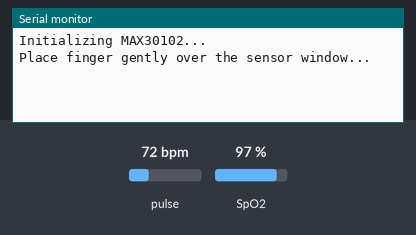
The sketch below on a simulated ESP32. Shown: the last lines printed to the serial monitor. The inputs (shaded band) are chosen by the test bench; at power-on: pulse 72 bpm, SpO2 97 %.

Above: at 1.5 s.
1.6 s: pulse set to 42 bpm
At 2.8 s:
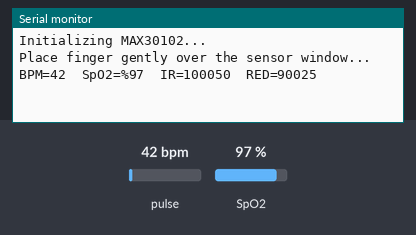
5.9 s: SpO2 set to 80 %
At 7.2 s:
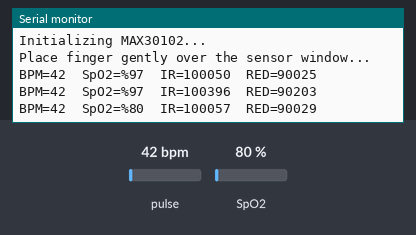
7.4 s: pulse set to 70 bpm
At 9.8 s:
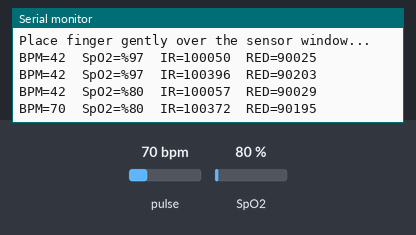
Timing chart, 0 to 11.3 s (numbered marks = the images above; inputs shaded):
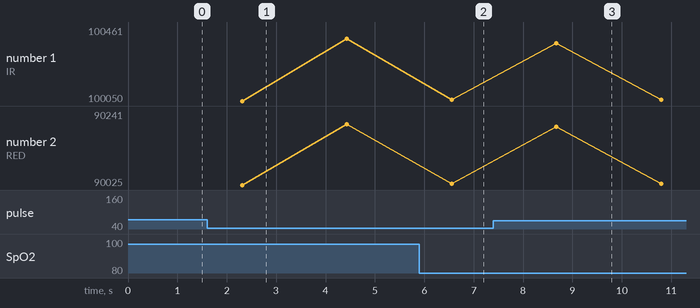

Measured:
- after the input at 1.6 s, the serial monitor: prints a new line after 0.71 s (image 1)
- after the input at 5.9 s, the serial monitor: prints a new line after 0.65 s (image 2)
- after the input at 7.4 s, the serial monitor: prints a new line after 1.3 s (image 3)
- plotted number 1: 100057 → 100461 after the input at 7.4 s
- plotted number 2: 90029 → 90241 after the input at 7.4 s

The sketch:

MAX_sensor.ino
```cpp
// MAX30102 on ESP32 (your pins): SDA=D4, SCL=D15
// Libraries: SparkFun MAX3010x Sensor Library (includes MAX30105.h, heartRate.h, spo2_algorithm.h)

#include <Wire.h>
#include "MAX30105.h"
#include "heartRate.h"
#include "spo2_algorithm.h"

MAX30105 sensor;

// Buffers for SpO2 algorithm
const int32_t N = 100;          // samples per calculation (~0.5s at 200 Hz)
uint32_t irBuf[N], redBuf[N];

int32_t spo2, heartRate;
int8_t validSPO2, validHR;

void setup() {
  Serial.begin(115200);
  delay(300);

  // Your working I2C pins
  Wire.begin(4, 15);            // SDA=D4, SCL=D15

  Serial.println("Initializing MAX30102...");
  if (!sensor.begin(Wire, I2C_SPEED_STANDARD)) {
    Serial.println("MAX30102 not found. Check wiring (VIN=3V3, GND, SDA=D4, SCL=D15).");
    while (1) { delay(1000); }
  }

  // Sensor configuration (good stable defaults)
  byte ledBrightness = 0x1F;    // LED current (0x02..0xFF). Increase if signal low.
  byte sampleAvg     = 4;       // 1,2,4,8,16,32
  byte ledMode       = 2;       // 1=Red only, 2=Red+IR (needed for SpO2)
  int  sampleRate    = 200;     // 50..3200 (Hz). 200 is a good start.
  int  pulseWidth    = 411;     // 69,118,215,411 (higher = more SNR)
  int  adcRange      = 16384;   // 2048,4096,8192,16384

  sensor.setup(ledBrightness, sampleAvg, ledMode, sampleRate, pulseWidth, adcRange);
  sensor.setPulseAmplitudeGreen(0);     // not used; turn off to save power

  Serial.println("Place finger gently over the sensor window...");
}

void loop() {
  // Fill buffers
  for (int i = 0; i < N; i++) {
    // Wait for a new sample
    while (!sensor.available()) sensor.check();

    redBuf[i] = sensor.getRed();
    irBuf[i]  = sensor.getIR();

    sensor.nextSample();
  }

  // Run Maxim algorithm (from SparkFun lib) to compute BPM & SpO2
  maxim_heart_rate_and_oxygen_saturation(
    irBuf, N,
    redBuf,
    &spo2, &validSPO2,
    &heartRate, &validHR
  );

  // Print results
  Serial.print("BPM=");    Serial.print(validHR   ? heartRate : -1);
  Serial.print("  SpO2=%");Serial.print(validSPO2 ? spo2      : -1);
  Serial.print("  IR=");   Serial.print(irBuf[N-1]);
  Serial.print("  RED=");  Serial.println(redBuf[N-1]);

  delay(200); // small delay between batches
}
```
